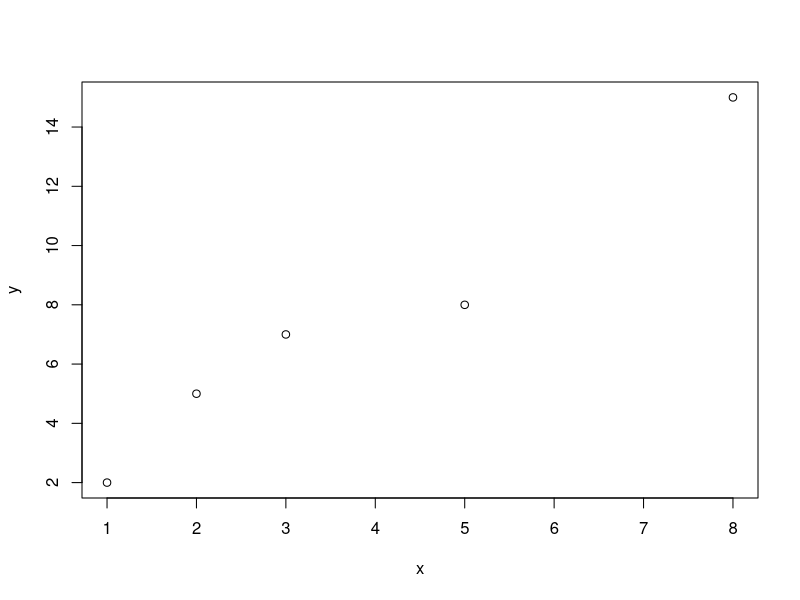

The R source for this figure: (Note: this script raises an error after producing the figure.)
#11.54

#a
x <- c(2,5,3,1,8)
y <- c(5,8,7,2,15)

plot(
  x,
  y
)
cor(x, y)
cor.test(x, y)
#11.55
#a
corel <- 0.75
size <- 49

t <- (corel* sqrt(size - 2))/sqrt(1 - corel * corel)

ifelse(t <= 0, pt(t, size - 2) * 2, 2 * (1 - pt(t, size - 2)))

#11.60
myData <- read_xls("Dow Jones.xls")

#a
plot(myData$X, myData$Y, xlab = "X", ylab = "Y")
plot(myData$Y ~ myData$X)
abline(lm(myData$Y ~ myData$X))
cor(myData$X, myData$Y)

#b
sig <- 0.01
corel <- cor(myData$X, myData$Y)
size <- nrow(myData)
t <- (corel* sqrt(size - 2))/sqrt(1 - corel * corel)
result <- ifelse(t <= 0, pt(t, size - 2) * 2, 2 * (1 - pt(t, size - 2)))
ifelse(sig > result, "Reject", "Can't Reject")

cor.test(myData$X, myData$Y)

#11.61
myData <- read_xls("Student Evaluation.xls")
plot(
  myData$`Expected Grade` ~ myData$`Instructor Rating`,
  xlab = "Instructor Rating",
  ylab = "Expected Grade"
)
abline(lm(myData$`Expected Grade` ~ myData$`Instructor Rating`))

#hypo
sig <- 0.1
corel <- cor(myData$`Instructor Rating`, myData$`Expected Grade`)
size <- nrow(myData)
t <- (corel* sqrt(size - 2))/sqrt(1 - corel * corel)
result <- ifelse(t <= 0, pt(t, size - 2) * 2, 2 * (1 - pt(t, size - 2)))
ifelse(sig > result, "Reject", "Can't Reject")

cor.test(myData$`Instructor Rating`, myData$`Expected Grade`)


#11.62
myData <- read_xls("Advertising Revenue.xls")
plot(
 myData$Y ~ myData$X 
)
abline(lm(myData$Y ~ myData$X))

corel <- cor(myData$X, myData$Y)
size <- nrow(myData)
t <- (corel* sqrt(size - 2))/sqrt(1 - corel * corel)
result <- ifelse(t <= 0, pt(t, size - 2) * 2, 2 * (1 - pt(t, size - 2)))

#11.24
myData <- read_xls("New York Stock Exchange Gains and Losses.xls")

plot(myData$`Percent Gain X` ~ myData$`Percent Loss Y`, xlab = "Loss", ylab = "Gain")
abline(lm(myData$`Percent Gain X` ~ myData$`Percent Loss Y`))